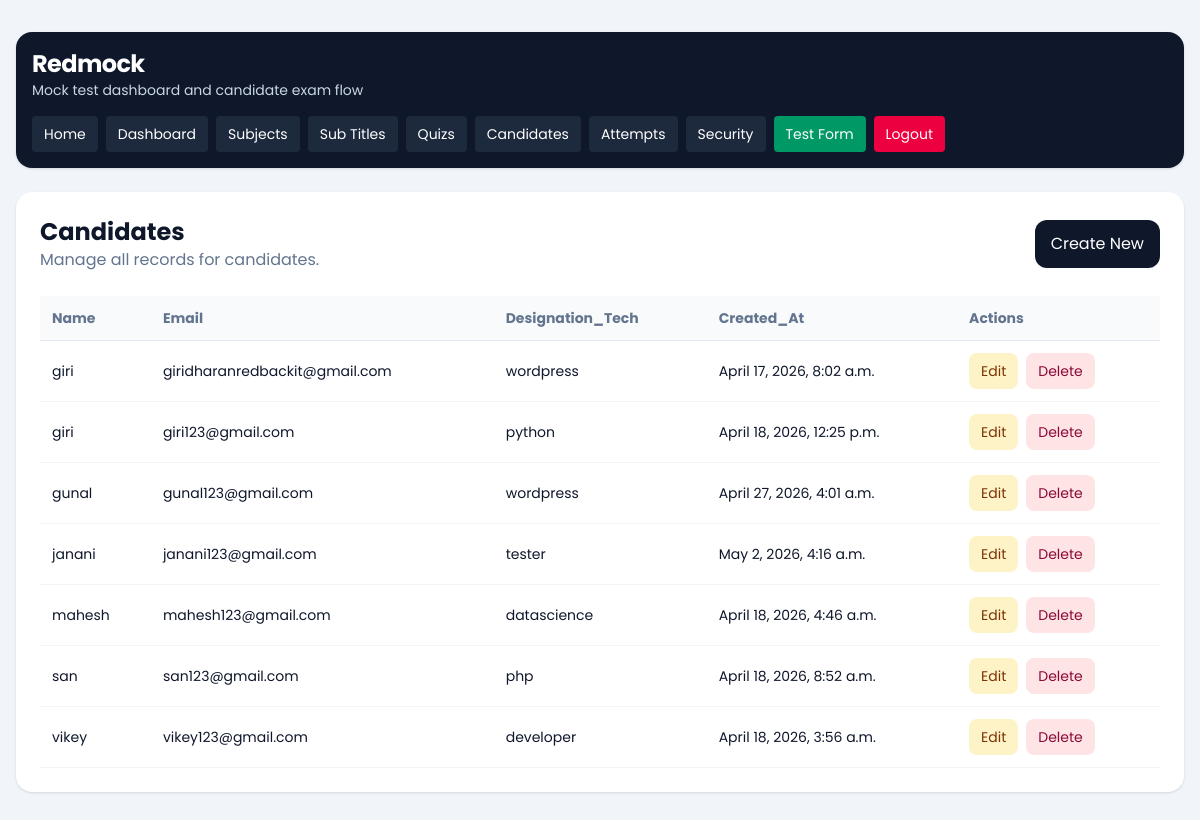
The app's page /dashboard/candidates/ (signed in), older data.
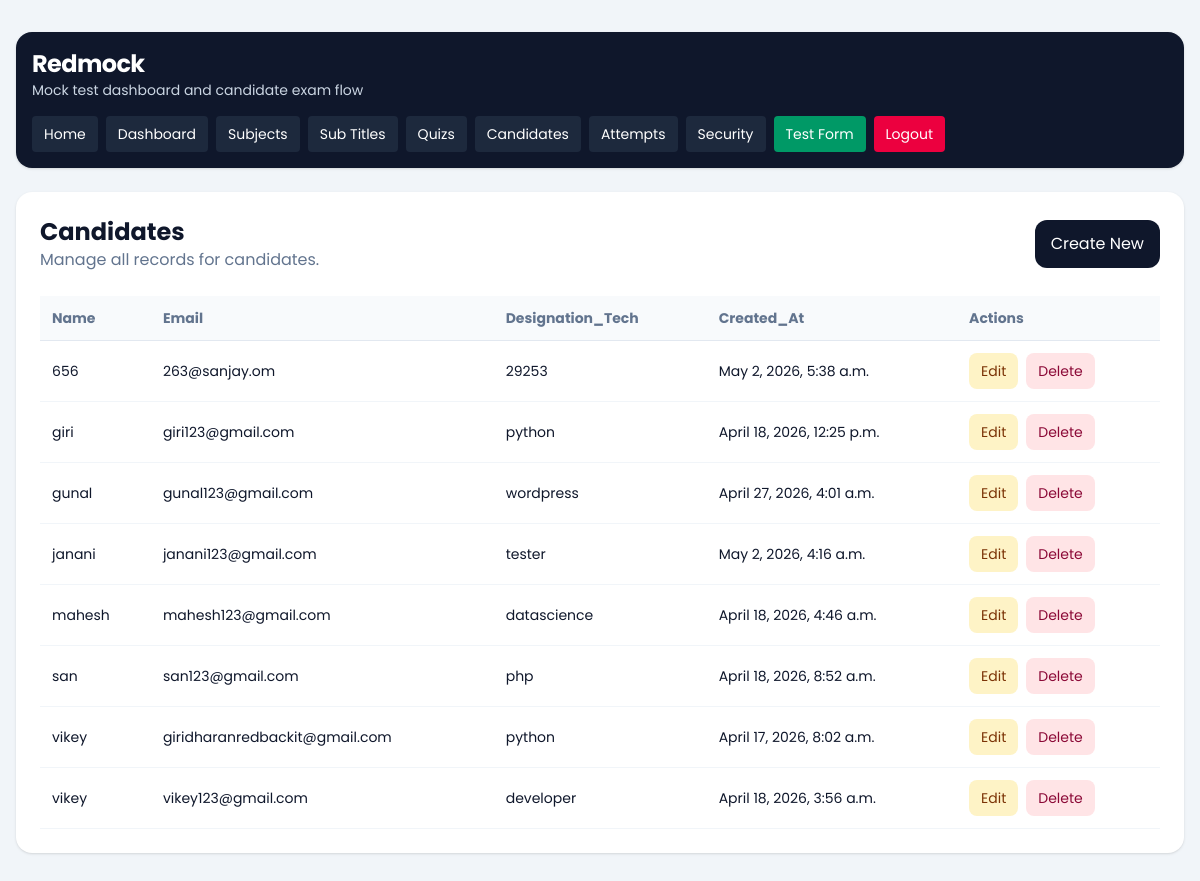
The same page, newer data.
### quiz/models.py (models this page shows, shortened)
class Candidate(models.Model):
    name = models.CharField(max_length=150)
    email = models.EmailField()
    designation_tech = models.CharField(max_length=150)
    created_at = models.DateTimeField(auto_now_add=True)
    class Meta:
        ordering = ['name']

### dashboard/views.py (the view)
# urls.py: path('candidates/', views.candidate_list, name='candidate_list'),
@company_login_required
def candidate_list(request):
    queryset = Candidate.objects.all()
    return render_crud_list(
        request,
        queryset=queryset,
        title='Candidates',
        create_url='dashboard:candidate_create',
        edit_url_name='dashboard:candidate_update',
        delete_url_name='dashboard:candidate_delete',
        fields=['name', 'email', 'designation_tech', 'created_at'],
    )

### dashboard/templatetags/dashboard_extras.py (called while the page is built)
@register.filter
def getattribute(obj, attr_name):
    return getattr(obj, attr_name)

### dashboard/views.py (called while the page is built)
def get_logged_in_company(request):
    company_id = request.session.get('company_id')
    if not company_id:
        return None
    return Company.objects.filter(id=company_id, is_active=True).first()

def company_login_required(view_func):
    @wraps(view_func)
    def wrapper(request, *args, **kwargs):
        company = get_logged_in_company(request)
        if not company:
            return redirect(f"{reverse('dashboard:login')}?next={request.path}")
        request.company = company
        return view_func(request, *args, **kwargs)
    return wrapper

def render_crud_list(request, *, queryset, title, create_url, edit_url_name, delete_url_name, fields):
    context = {
        'title': title,
        'objects': queryset,
        'create_url': create_url,
        'edit_url_name': edit_url_name,
        'delete_url_name': delete_url_name,
        'fields': fields,
    }
    return render(request, 'dashboard/crud_list.html', context)

### templates/dashboard/crud_list.html (shortened to what this page needs)
{% extends "base.html" %}
{% load dashboard_extras %}
{% block content %}
{% include 'dashboard/header.html' %}
<section class="rounded-2xl bg-white p-6 shadow-sm">
    <div class="mb-6 flex flex-col gap-3 sm:flex-row sm:items-center sm:justify-between">
        <div>
            <h1 class="text-2xl font-bold">{{ title }}</h1>
            <p class="text-slate-500">Manage all records for {{ title|lower }}.</p>
        </div>
        <a href="{% url create_url %}" class="rounded-xl bg-slate-900 px-4 py-3 text-white">Create New</a>
    </div>
    <div class="overflow-x-auto">
        <table class="min-w-full text-left text-sm">
            <thead class="border-b border-slate-200 bg-slate-50 text-slate-500">
                <tr>
                    {% for field in fields %}
                        <th class="px-3 py-3">{{ field|title }}</th>
                    {% endfor %}
                    <th class="px-3 py-3">Actions</th>
                </tr>
            </thead>
            <tbody>
                {% for object in objects %}
                    <tr class="border-b border-slate-100">
                        {% for field in fields %}
                            <td class="px-3 py-3">{{ object|getattribute:field }}</td>
                        {% endfor %}
                        <td class="px-3 py-3">
                            <div class="flex gap-2">
                                <a href="{% url edit_url_name object.pk %}" class="rounded-lg bg-amber-100 px-3 py-2 text-amber-900">Edit</a>
                                <a href="{% url delete_url_name object.pk %}" class="rounded-lg bg-rose-100 px-3 py-2 text-rose-900">Delete</a>
                            </div>
                        </td>
                    </tr>
                {% empty %}
                    <tr>
                        <td colspan="{{ fields|length|add:1 }}" class="px-3 py-8 text-center text-slate-500">
                            No records found.
                        </td>
                    </tr>
                {% endfor %}
            </tbody>
        </table>
    </div>
</section>
{% endblock %}

### templates/base.html (shortened to what this page needs)
{% load static %}
<!DOCTYPE html>
<html lang="en">
<head>
    <link rel="stylesheet" href="{% static 'css/tailwind-build.css' %}">
</head>
<body class="min-h-screen bg-slate-100 text-slate-900" style="font-family: 'Poppins', sans-serif;">
    <div class="min-h-screen">
        <main class="mx-auto max-w-7xl px-4 py-8">
            {% block content %}{% endblock %}
        </main>
    </div>
</body>
</html>

### templates/dashboard/header.html
<header class="bg-slate-900 text-white shadow mb-6 rounded-2xl">
    <div class="mx-auto flex max-w-7xl flex-wrap items-center justify-between gap-4 px-4 py-4">
        <div>
            <a href="/" class="text-2xl font-bold tracking-tight">Redmock</a>
            <p class="text-sm text-slate-300">Mock test dashboard and candidate exam flow</p>
        </div>
        <nav class="flex flex-wrap gap-2 text-sm">
            <a href="/" class="rounded bg-slate-800 px-3 py-2 hover:bg-slate-700">Home</a>
            {% if request.session.company_id %}
                <a href="/dashboard/" class="rounded bg-slate-800 px-3 py-2 hover:bg-slate-700">Dashboard</a>
                <a href="/dashboard/subjects/" class="rounded bg-slate-800 px-3 py-2 hover:bg-slate-700">Subjects</a>
                <a href="/dashboard/subtitles/" class="rounded bg-slate-800 px-3 py-2 hover:bg-slate-700">Sub Titles</a>
                <a href="/dashboard/quizzes/" class="rounded bg-slate-800 px-3 py-2 hover:bg-slate-700">Quizs</a>
                <a href="/dashboard/candidates/" class="rounded bg-slate-800 px-3 py-2 hover:bg-slate-700">Candidates</a>
                <a href="/dashboard/attempts/" class="rounded bg-slate-800 px-3 py-2 hover:bg-slate-700">Attempts</a>
                <a href="/dashboard/settings/security/" class="rounded bg-slate-800 px-3 py-2 hover:bg-slate-700">Security</a>
                <a href="/quiz/start/" class="rounded bg-emerald-600 px-3 py-2 hover:bg-emerald-500">Test Form</a>
                <a href="/dashboard/logout/" class="rounded bg-rose-600 px-3 py-2 hover:bg-rose-500">Logout</a>
            {% else %}
                <a href="/dashboard/login/" class="rounded bg-slate-800 px-3 py-2 hover:bg-slate-700">Dashboard Login</a>
            {% endif %}
        </nav>
    </div>
</header>

Row changes from the older to the newer data that the page shows:
added Candidate: fields "656" "263@sanjay.om" "29253" "May 2, 2026, 5:38 a.m."
changed Candidate "giridharanredbackit@gmail.com": moves down the list
Text that changed along with them:
new list line: "vikey"
new list line: "python"
list line gone: "giri"
list line gone: "wordpress"
